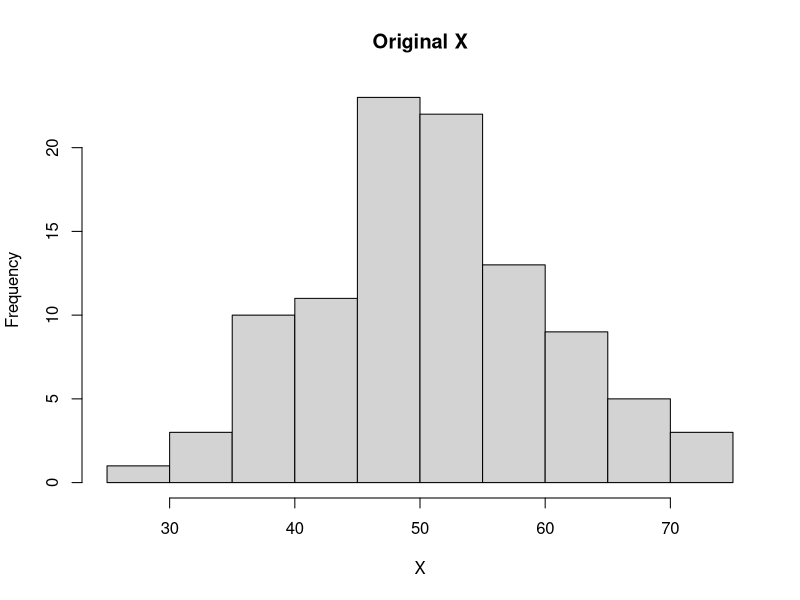
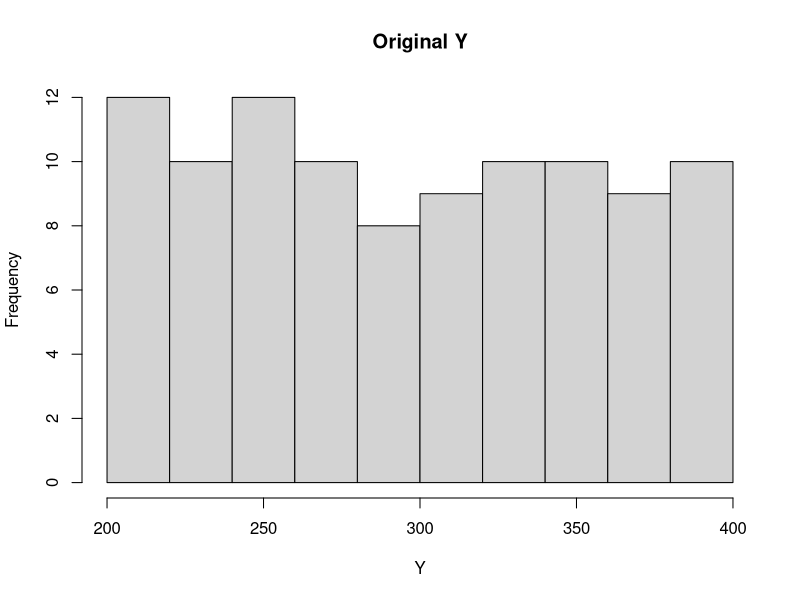
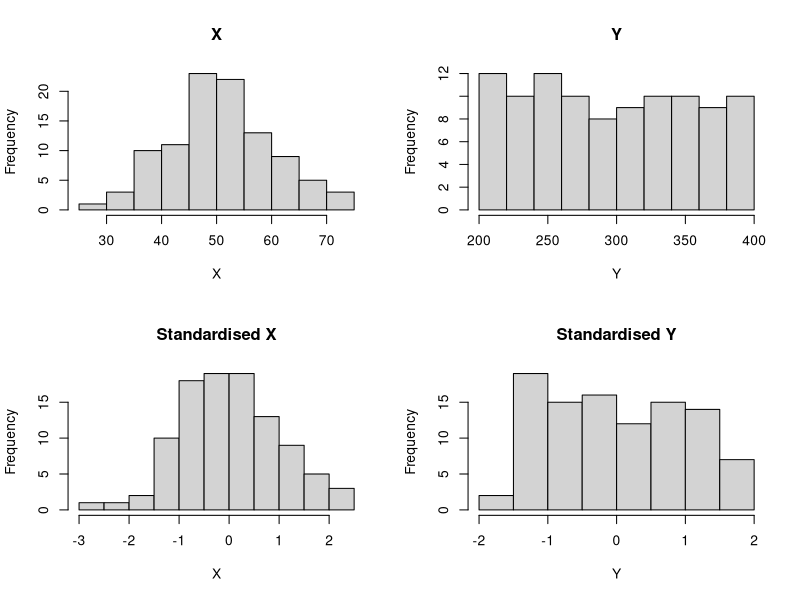
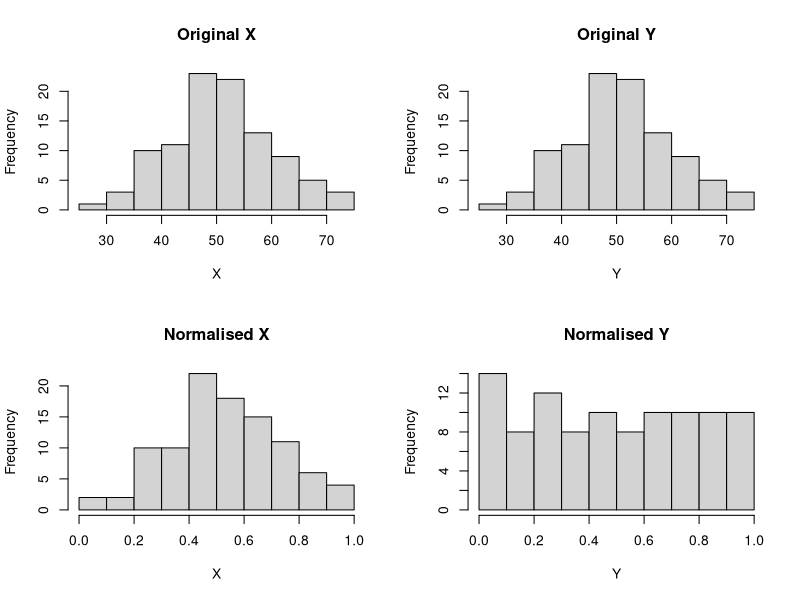
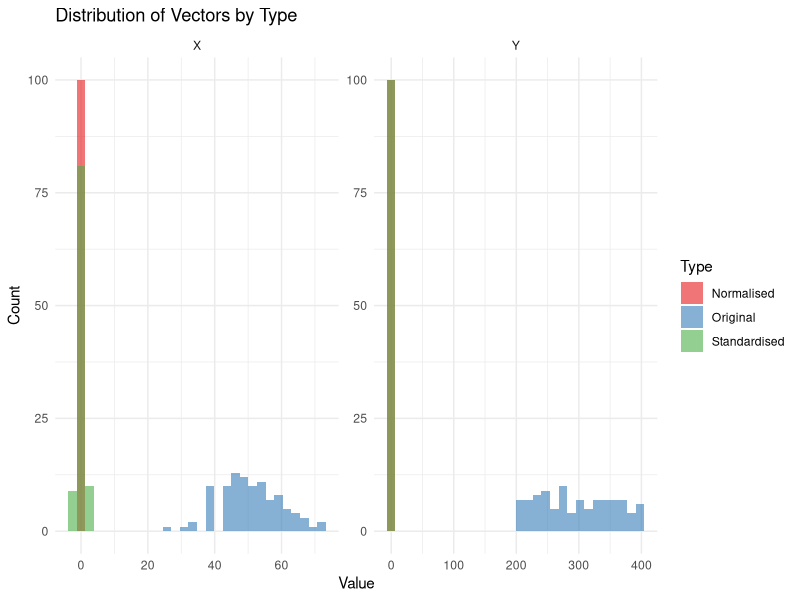
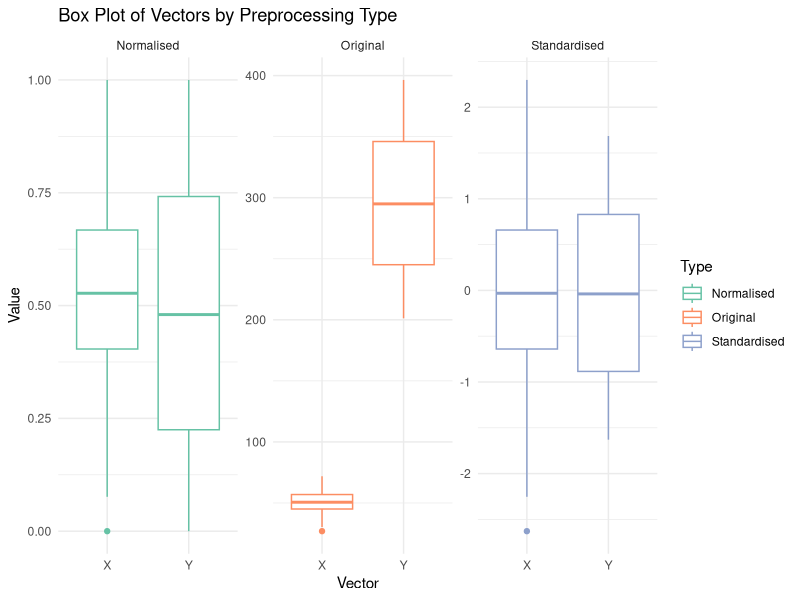

The R source for these figures, in order:
# ----- B1705 Week 5 | Standardisation and Normalisation | 14.02.2024 -----
# ----- LECTURE WORK -----

# Standardisation; This gives a mean of 0 and SD of 1 for each variable.
# Normalisation; the scales each variable to a range between 0 and 1.

# ----- 1. Standardisation -----
rm(list=ls())

set.seed(123) # Ensure reproducibility

# Generate synthetic data
data <- data.frame(
  X = rnorm(100, mean = 50, sd = 10), # Normally distributed data
  Y = runif(100, min = 200, max = 400) # Uniformly distributed data
)

# Original Data
hist(data$X, main = "Original X", xlab = "X")
hist(data$Y, main = "Original Y", xlab = "Y")

# We can standardise the data by using the scale() function. 
# This gives a mean of 0 and SD of 1 for each variable.
library(psych)
# Standardise data
data_standardised <- as.data.frame(scale(data))
# Summary to verify standardisation
describe(data_standardised) # using the psych library

# Plotting
par(mfrow = c(2, 2))

# Original Data
hist(data$X, main = "X", xlab = "X")
hist(data$Y, main = "Y", xlab = "Y")

# Standardised Data
hist(data_standardised$X, main = "Standardised X", xlab = "X")
hist(data_standardised$Y, main = "Standardised Y", xlab = "Y")

# ----- 2. Normalisation -----
# We can also normalise the original data. This scales each variable to a range between 0 and 1
# Normalize data function
normalise <- function(x) {
  (x - min(x)) / (max(x) - min(x))
}

# Apply normalisation
data_normalised <- as.data.frame(lapply(data, normalise))

# Summary to verify normalisation
describe(data_normalised)

# Plotting
par(mfrow = c(2, 2))

# Original Data
hist(data$X, main = "Original X", xlab = "X")
hist(data$X, main = "Original Y", xlab = "Y")

# Normalised Data
hist(data_normalised$X, main = "Normalised X", xlab = "X")
hist(data_normalised$Y, main = "Normalised Y", xlab = "Y")

# ----- 3. Further Visualisations -----

library(ggplot2)
library(reshape)
# Add a 'Type' column to each dataset
data$Type <- 'Original'
data_standardised$Type <- 'Standardised'
data_normalised$Type <- 'Normalised'

# Combine the datasets
combined_data <- rbind(data, data_standardised, data_normalised)

# Melt the combined data for ggplot2
library(reshape2)
data_melted <- melt(combined_data, id.vars = 'Type', variable.name = 'Vector', value.name = 'Value')

# Distribution plots
ggplot(data_melted, aes(x = Value, fill = Type)) + 
  geom_histogram(alpha = 0.6, position = "identity", bins = 30) + 
  facet_wrap(~Vector, scales = 'free') + 
  theme_minimal() + 
  scale_fill_brewer(palette = "Set1") + 
  labs(title = "Distribution of Vectors by Type", x = "Value", y = "Count")

# Box plots
ggplot(data_melted, aes(x = Vector, y = Value, color = Type)) + 
  geom_boxplot() + 
  facet_wrap(~Type, scales = 'free') + 
  theme_minimal() + 
  scale_color_brewer(palette = "Set2") + 
  labs(title = "Box Plot of Vectors by Preprocessing Type", x = "Vector", y = "Value")
